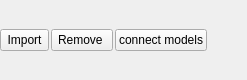
     <widget class="QFrame" name="gb_list">
      <property name="sizePolicy">
       <sizepolicy hsizetype="Preferred" vsizetype="Fixed">
        <horstretch>0</horstretch>
        <verstretch>0</verstretch>
       </sizepolicy>
      </property>
      <property name="minimumSize">
       <size>
        <width>0</width>
        <height>0</height>
       </size>
      </property>
      <property name="maximumSize">
       <size>
        <width>16777215</width>
        <height>80</height>
       </size>
      </property>
      <layout class="QGridLayout" name="gridLayout_2">
       <property name="leftMargin">
        <number>0</number>
       </property>
       <property name="topMargin">
        <number>0</number>
       </property>
       <property name="rightMargin">
        <number>0</number>
       </property>
       <property name="bottomMargin">
        <number>0</number>
       </property>
       <property name="spacing">
        <number>2</number>
       </property>
       <item row="0" column="5">
        <spacer name="horizontalSpacer">
         <property name="orientation">
          <enum>Qt::Horizontal</enum>
         </property>
         <property name="sizeHint" stdset="0">
          <size>
           <width>40</width>
           <height>20</height>
          </size>
         </property>
        </spacer>
       </item>
       <item row="0" column="3">
        <widget class="QToolButton" name="bt_removeMenu">
         <property name="sizePolicy">
          <sizepolicy hsizetype="Preferred" vsizetype="Preferred">
           <horstretch>0</horstretch>
           <verstretch>0</verstretch>
          </sizepolicy>
         </property>
         <property name="minimumSize">
          <size>
           <width>0</width>
           <height>0</height>
          </size>
         </property>
         <property name="maximumSize">
          <size>
           <width>123890</width>
           <height>123890</height>
          </size>
         </property>
         <property name="text">
          <string>Remove </string>
         </property>
         <property name="icon">
          <iconset>
           <normaloff>icons/FileSystem/close_file_128x128.png</normaloff>icons/FileSystem/close_file_128x128.png</iconset>
         </property>
         <property name="iconSize">
          <size>
           <width>36</width>
           <height>36</height>
          </size>
         </property>
         <property name="popupMode">
          <enum>QToolButton::InstantPopup</enum>
         </property>
         <property name="toolButtonStyle">
          <enum>Qt::ToolButtonTextBesideIcon</enum>
         </property>
        </widget>
       </item>
       <item row="0" column="1">
        <widget class="QToolButton" name="bt_imageMenu">
         <property name="sizePolicy">
          <sizepolicy hsizetype="Preferred" vsizetype="Preferred">
           <horstretch>0</horstretch>
           <verstretch>0</verstretch>
          </sizepolicy>
         </property>
         <property name="minimumSize">
          <size>
           <width>0</width>
           <height>0</height>
          </size>
         </property>
         <property name="maximumSize">
          <size>
           <width>123890</width>
           <height>123890</height>
          </size>
         </property>
         <property name="text">
          <string>Import</string>
         </property>
         <property name="icon">
          <iconset>
           <normaloff>icons/FileSystem/new_file_128x128.png</normaloff>icons/FileSystem/new_file_128x128.png</iconset>
         </property>
         <property name="iconSize">
          <size>
           <width>36</width>
           <height>36</height>
          </size>
         </property>
         <property name="popupMode">
          <enum>QToolButton::InstantPopup</enum>
         </property>
         <property name="toolButtonStyle">
          <enum>Qt::ToolButtonTextBesideIcon</enum>
         </property>
         <property name="autoRaise">
          <bool>false</bool>
         </property>
        </widget>
       </item>
       <item row="0" column="4">
        <widget class="QPushButton" name="pushButton_connect_model">
         <property name="text">
          <string>connect models</string>
         </property>
         <property name="icon">
          <iconset>
           <normaloff>icons/others/connect.png</normaloff>icons/others/connect.png</iconset>
         </property>
         <property name="iconSize">
          <size>
           <width>36</width>
           <height>36</height>
          </size>
         </property>
        </widget>
       </item>
      </layout>
     </widget>
